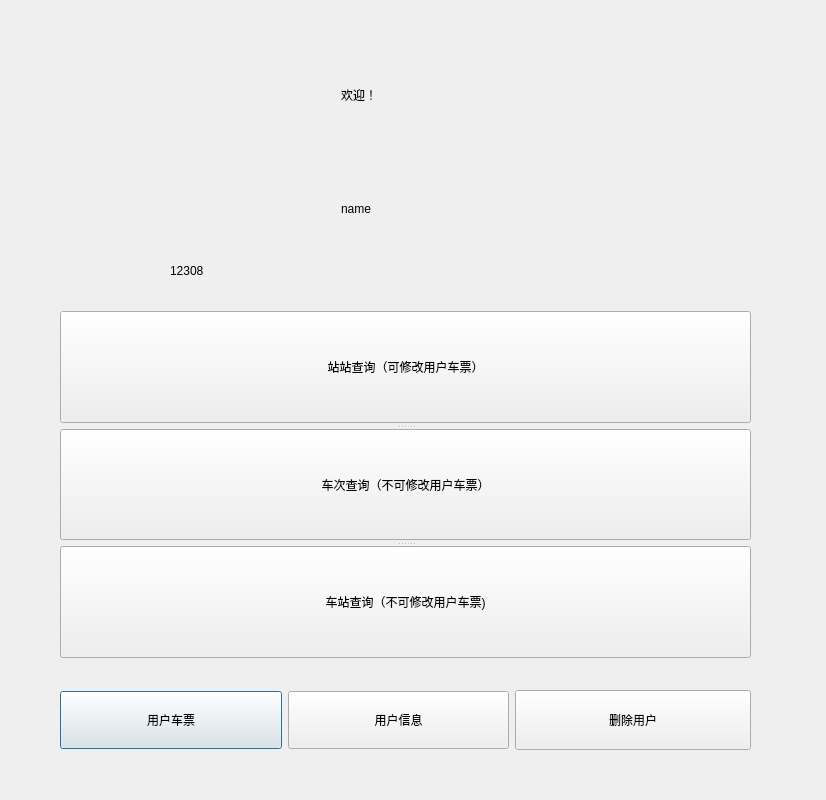
<?xml version="1.0" encoding="UTF-8"?>
<ui version="4.0">
 <class>editSearchUsr</class>
 <widget class="QDialog" name="editSearchUsr">
  <property name="geometry">
   <rect>
    <x>0</x>
    <y>0</y>
    <width>826</width>
    <height>800</height>
   </rect>
  </property>
  <property name="windowTitle">
   <string>修改用户</string>
  </property>
  <widget class="QLabel" name="label_3">
   <property name="geometry">
    <rect>
     <x>170</x>
     <y>250</y>
     <width>91</width>
     <height>41</height>
    </rect>
   </property>
   <property name="text">
    <string>12308</string>
   </property>
   <property name="scaledContents">
    <bool>false</bool>
   </property>
  </widget>
  <widget class="QWidget" name="layoutWidget">
   <property name="geometry">
    <rect>
     <x>60</x>
     <y>690</y>
     <width>691</width>
     <height>60</height>
    </rect>
   </property>
   <layout class="QHBoxLayout" name="horizontalLayout_2">
    <item>
     <widget class="QPushButton" name="myticketBtn_2">
      <property name="minimumSize">
       <size>
        <width>222</width>
        <height>58</height>
       </size>
      </property>
      <property name="maximumSize">
       <size>
        <width>222</width>
        <height>58</height>
       </size>
      </property>
      <property name="text">
       <string>用户车票</string>
      </property>
     </widget>
    </item>
    <item>
     <widget class="QPushButton" name="myinformBtn_2">
      <property name="minimumSize">
       <size>
        <width>221</width>
        <height>58</height>
       </size>
      </property>
      <property name="maximumSize">
       <size>
        <width>221</width>
        <height>58</height>
       </size>
      </property>
      <property name="text">
       <string>用户信息</string>
      </property>
     </widget>
    </item>
    <item>
     <widget class="QPushButton" name="deleteUsrBtn">
      <property name="sizePolicy">
       <sizepolicy hsizetype="Minimum" vsizetype="Preferred">
        <horstretch>0</horstretch>
        <verstretch>0</verstretch>
       </sizepolicy>
      </property>
      <property name="text">
       <string>删除用户</string>
      </property>
     </widget>
    </item>
   </layout>
  </widget>
  <widget class="QLabel" name="label">
   <property name="geometry">
    <rect>
     <x>70</x>
     <y>20</y>
     <width>241</width>
     <height>251</height>
    </rect>
   </property>
   <property name="minimumSize">
    <size>
     <width>241</width>
     <height>251</height>
    </size>
   </property>
   <property name="maximumSize">
    <size>
     <width>241</width>
     <height>251</height>
    </size>
   </property>
   <property name="text">
    <string/>
   </property>
   <property name="pixmap">
    <pixmap resource="pic.qrc">:/new/prefix1/12308.png</pixmap>
   </property>
   <property name="scaledContents">
    <bool>true</bool>
   </property>
  </widget>
  <widget class="QSplitter" name="splitter">
   <property name="geometry">
    <rect>
     <x>60</x>
     <y>310</y>
     <width>691</width>
     <height>351</height>
    </rect>
   </property>
   <property name="minimumSize">
    <size>
     <width>691</width>
     <height>351</height>
    </size>
   </property>
   <property name="maximumSize">
    <size>
     <width>691</width>
     <height>343</height>
    </size>
   </property>
   <property name="orientation">
    <enum>Qt::Vertical</enum>
   </property>
   <widget class="QPushButton" name="stationToStationSearchBtn_2">
    <property name="minimumSize">
     <size>
      <width>691</width>
      <height>112</height>
     </size>
    </property>
    <property name="maximumSize">
     <size>
      <width>691</width>
      <height>112</height>
     </size>
    </property>
    <property name="text">
     <string>站站查询（可修改用户车票）</string>
    </property>
   </widget>
   <widget class="QPushButton" name="trainSearchBtn_2">
    <property name="minimumSize">
     <size>
      <width>691</width>
      <height>111</height>
     </size>
    </property>
    <property name="maximumSize">
     <size>
      <width>691</width>
      <height>111</height>
     </size>
    </property>
    <property name="text">
     <string>车次查询（不可修改用户车票）</string>
    </property>
   </widget>
   <widget class="QPushButton" name="stationSearchBtn_2">
    <property name="minimumSize">
     <size>
      <width>691</width>
      <height>112</height>
     </size>
    </property>
    <property name="maximumSize">
     <size>
      <width>691</width>
      <height>112</height>
     </size>
    </property>
    <property name="text">
     <string>车站查询（不可修改用户车票)</string>
    </property>
   </widget>
  </widget>
  <widget class="QWidget" name="">
   <property name="geometry">
    <rect>
     <x>341</x>
     <y>41</y>
     <width>401</width>
     <height>221</height>
    </rect>
   </property>
   <layout class="QGridLayout" name="gridLayout_2">
    <item row="1" column="1">
     <widget class="QLabel" name="nameLabel_2">
      <property name="text">
       <string>name</string>
      </property>
      <property name="textFormat">
       <enum>Qt::AutoText</enum>
      </property>
      <property name="alignment">
       <set>Qt::AlignLeading|Qt::AlignLeft|Qt::AlignVCenter</set>
      </property>
     </widget>
    </item>
    <item row="0" column="1">
     <widget class="QLabel" name="welcomeLabel_2">
      <property name="text">
       <string>欢迎！</string>
      </property>
     </widget>
    </item>
   </layout>
  </widget>
 </widget>
 <resources>
  <include location="pic.qrc"/>
 </resources>
 <connections/>
</ui>
